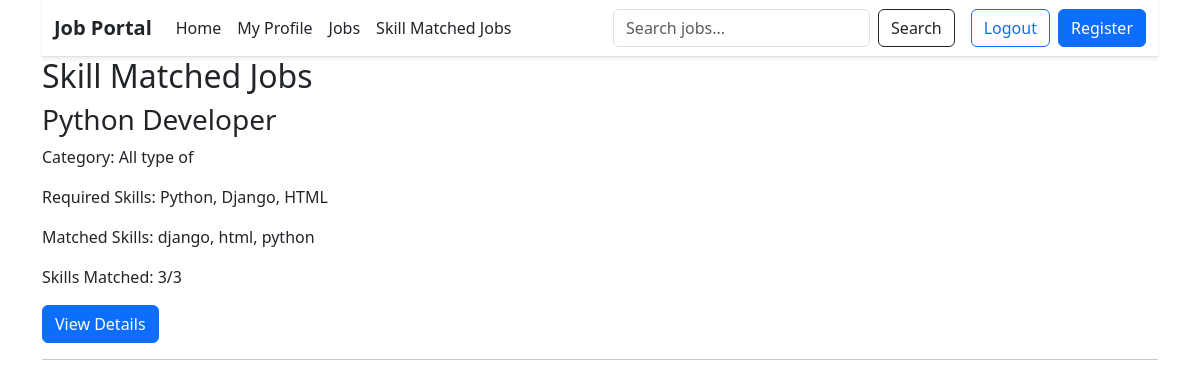
The page /skill-matched-jobs/ (signed in) on the database as committed earlier.
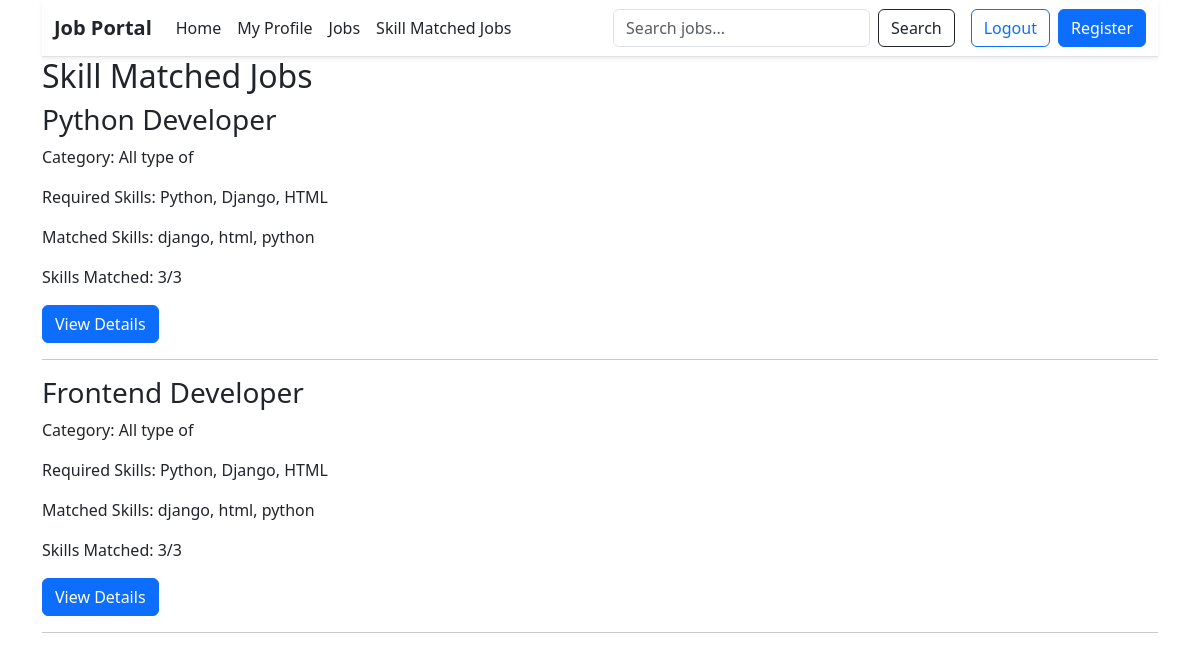
The same page on the database as committed later.
### job/models.py (models this page shows, shortened)
class Job(models.Model):
   recruiter=models.ForeignKey(User, on_delete=models.CASCADE, related_name='jobs')
   title=models.CharField(max_length=200)
   vacancy=models.CharField(max_length=20)
   category=models.CharField(max_length=200)
   jobdescription=models.CharField(max_length=200)
   skills=models.CharField(max_length=300)
   created_at=models.DateTimeField(auto_now_add=True)

### job/views.py (the view)
# urls.py: path('skill-matched-jobs/', skill_matched_jobs, name='skill_matched_jobs'),
@login_required(login_url='login')
def skill_matched_jobs(request):
    if request.user.user_type != 'jobseeker':
        return redirect('home')
    profile = JobSeeker_Profile.objects.filter(
        user=request.user
    ).first()
    matched_jobs = []
    if profile:
        seeker_skills = {
            skill.strip().lower()
            for skill in profile.skills.split(',')
            if skill.strip()
        }
        jobs = Job.objects.all()
        for job in jobs:
            job_skills = {
                skill.strip().lower()
                for skill in job.skills.split(',')
                if skill.strip()
            }
            common_skills = seeker_skills & job_skills
            if common_skills:
                matched_jobs.append({
                    'job': job,
                    'matched_skills': sorted(common_skills),
                    'match_count': len(common_skills),
                    'total_skills': len(job_skills),
                })
    matched_jobs.sort(
        key=lambda item: item['match_count'],
        reverse=True
    )
    return render(
        request,
        'skill_matched_jobs.html',
        {
            'matched_jobs': matched_jobs,
            'profile_missing': profile is None,
        }
    )

### templates/skill_matched_jobs.html
{% extends 'base.html' %}
{% block content %}
<h2>Skill Matched Jobs</h2>
{% if profile_missing %}
    <p>Please create your Job Seeker profile first.</p>
{% elif matched_jobs %}
    {% for item in matched_jobs %}
        <h3>{{ item.job.title }}</h3>
        <p>Category: {{ item.job.category }}</p>
        <p>Required Skills: {{ item.job.skills }}</p>
        <p>Matched Skills: {{ item.matched_skills|join:", " }}</p>
        <p>
            Skills Matched:
            {{ item.match_count }}/{{ item.total_skills }}
        </p>
        <a href="{% url 'job_details' item.job.id %}"
           class="btn btn-primary">
            View Details
        </a>
        <hr>
    {% endfor %}
{% else %}
    <p>No matching jobs found.</p>
{% endif %}
{% endblock content %}

Rows that differ between the two databases and show on the page:
added Job: job "Frontend Developer", job.category "All type of", job.skills "Python, Django, HTML", matched_skills "django, html, python", match_count "3", total_skills "3"
